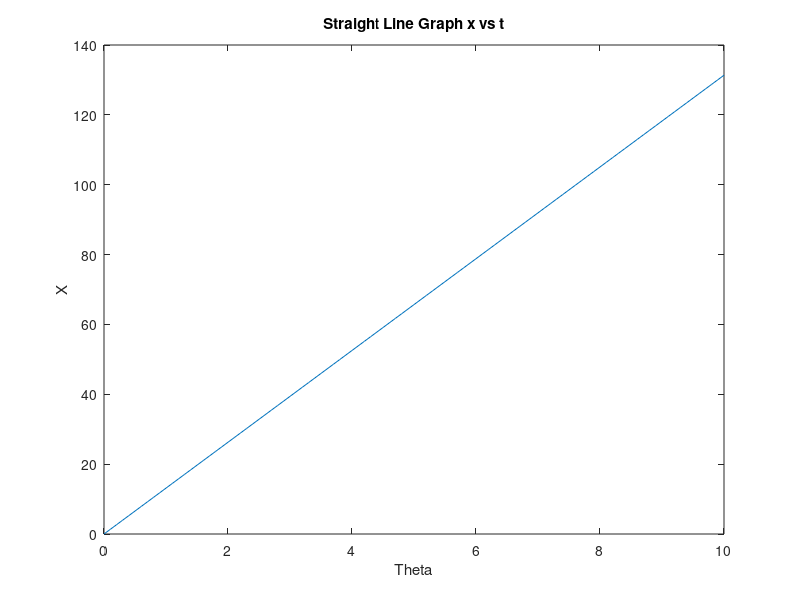
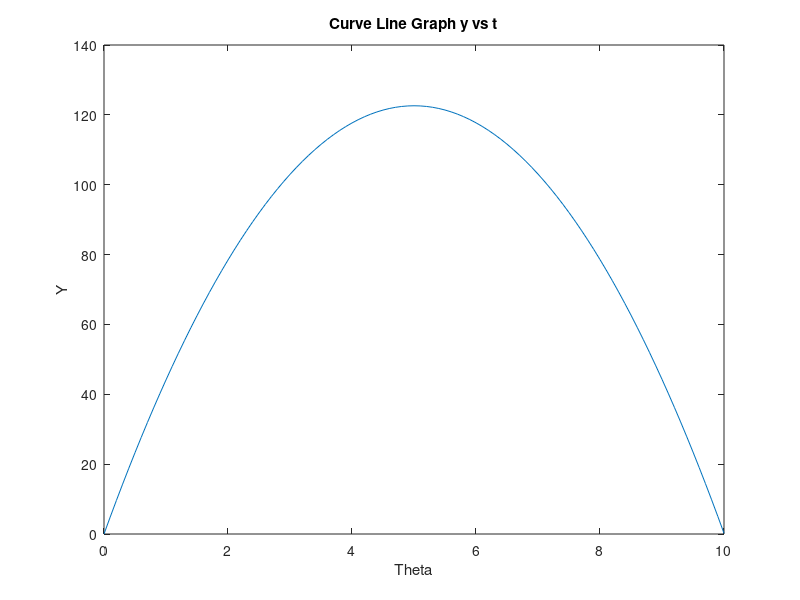

These charts were generated, in order, by the following MATLAB code:
clc;
clear;
clear all;
g=9.8
v0= 50.75
theta=(5*pi)/12;
Y0=0
x0=0
t=[0:0.1:10]
x=x0+v0*cos(theta)*t
y=Y0-((g*t.^2)/2)+v0*sin(theta)*t
figure;
plot(t,x)
xlabel("Theta")
ylabel("X")
title("Straight Line Graph x vs t")
figure;
plot(t,y)
xlabel("Theta")
ylabel("Y")
title("Curve Line Graph y vs t")






